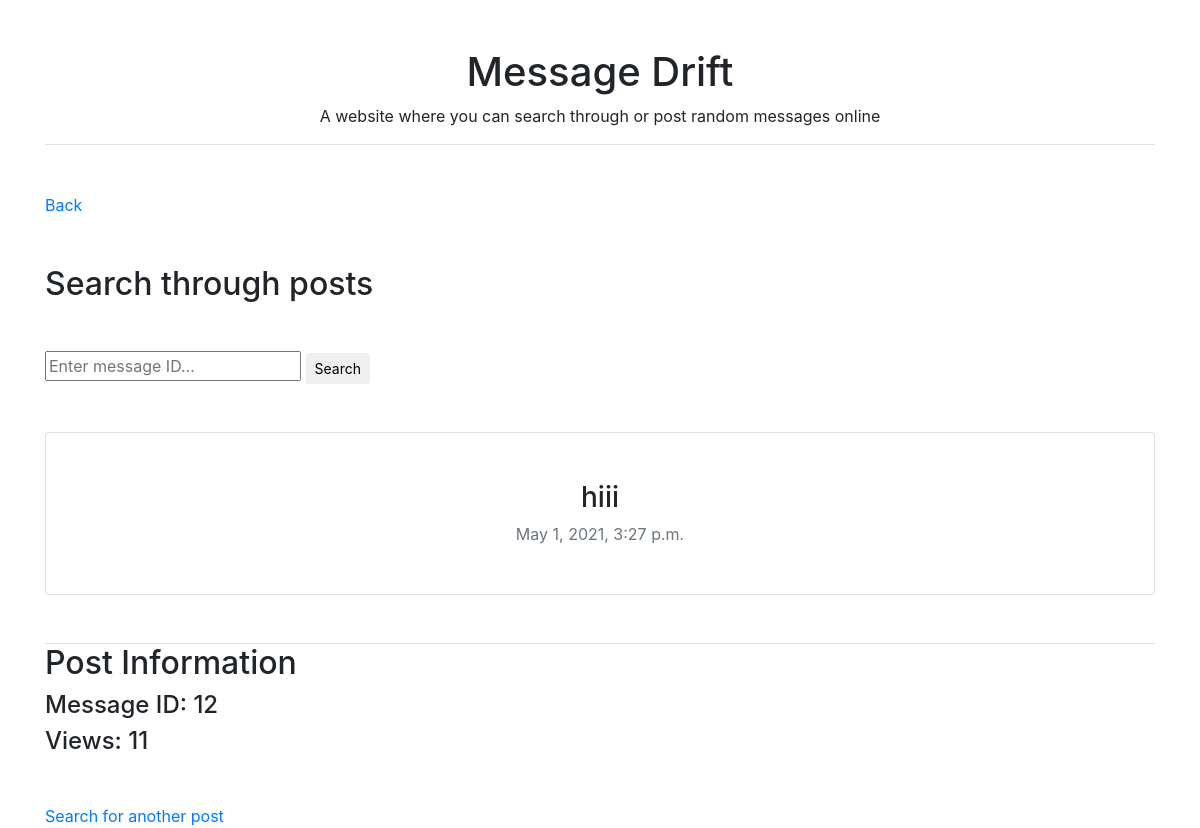
Page /post/ on the committed database.
### message/models.py (models this page shows, shortened)
class Post(models.Model):
    content = models.TextField()
    date_created = models.DateTimeField(default=timezone.now)
    views = models.BigIntegerField(default=0)
    community_id = models.ForeignKey('Communities', models.SET_NULL, null=True, blank=True)

### message/views.py (the view, shortened to what this page needs)
# urls.py: path('post/', views.view_post, name='view_post'),
def view_post(request):
    posts = Post.objects.all()
    random_post = random.choice(posts.values_list('id', flat=True))
    if request.method == 'GET':
        search = request.GET.get('search', random_post)
        try:
          post = Post.objects.get(pk=search)
          post.views += 1
          post.save()
          context = {
				'post':post
			}
          return render(request, 'message/post.html', context)
        except Post.DoesNotExist:
          return render(request, 'message/post.html')

### templates/message/post.html (shortened to what this page needs)
{% extends 'base.html' %}
{% block content %}
    <a href="{% url 'index' %}">Back</a>
    <div>
        <h2 class="mt-5">Search through posts</h2>
        <form class="mb-5 mt-5" action="{% url 'view_post' %}" method="GET" name="search_form" onsubmit="return form_validation()">
            <input type="text" name="search" ID="search_input" placeholder="Enter message ID...">
            <button class="btn btn-sm" type="submit" id="search_button">Search</button>
        </form>
        {% if post %}
        <div class="card mb-5 mt-5 p-5 text-center">
            <h3>{{ post.content }}</h3>
            <div class="text-muted">{{ post.date_created }}</div>
        </div>
        <div class="mb-5 mt-5 border-top">
            <h2>Post Information</h2>
            <h4>Message ID: {{ post.pk }}</h4>
            <h4>Views: {{ post.views }}</h4>
        </div>
        {% else %}
        <div class="card mb-5 mt-5 p-5 text-center">
            <h3>Post does not exist</h3>
        </div>
        {% endif %}
    </div>
    <a href="{% url 'view_post' %}">Search for another post</a>
{% endblock content %}

### rows in the picture
Post: content "hiii", date_created "May 1, 2021, 3:27 p.m.", pk "12", views "11"
